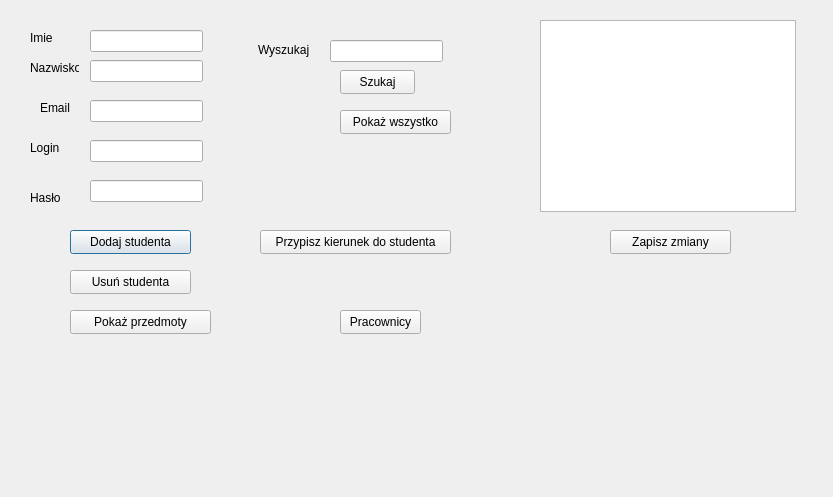
<?xml version="1.0" encoding="UTF-8"?>
<ui version="4.0">
 <class>Admin</class>
 <widget class="QDialog" name="Admin">
  <property name="geometry">
   <rect>
    <x>0</x>
    <y>0</y>
    <width>833</width>
    <height>497</height>
   </rect>
  </property>
  <property name="windowTitle">
   <string>Dialog</string>
  </property>
  <widget class="QLabel" name="label">
   <property name="geometry">
    <rect>
     <x>30</x>
     <y>30</y>
     <width>49</width>
     <height>16</height>
    </rect>
   </property>
   <property name="text">
    <string>Imie</string>
   </property>
  </widget>
  <widget class="QLabel" name="label_2">
   <property name="geometry">
    <rect>
     <x>30</x>
     <y>60</y>
     <width>49</width>
     <height>16</height>
    </rect>
   </property>
   <property name="text">
    <string>Nazwisko</string>
   </property>
  </widget>
  <widget class="QLabel" name="label_3">
   <property name="geometry">
    <rect>
     <x>40</x>
     <y>100</y>
     <width>49</width>
     <height>16</height>
    </rect>
   </property>
   <property name="text">
    <string>Email</string>
   </property>
  </widget>
  <widget class="QLabel" name="label_4">
   <property name="geometry">
    <rect>
     <x>30</x>
     <y>140</y>
     <width>49</width>
     <height>16</height>
    </rect>
   </property>
   <property name="text">
    <string>Login</string>
   </property>
  </widget>
  <widget class="QLabel" name="label_5">
   <property name="geometry">
    <rect>
     <x>30</x>
     <y>190</y>
     <width>49</width>
     <height>16</height>
    </rect>
   </property>
   <property name="text">
    <string>Hasło</string>
   </property>
  </widget>
  <widget class="QPushButton" name="addStudentButton">
   <property name="geometry">
    <rect>
     <x>70</x>
     <y>230</y>
     <width>121</width>
     <height>24</height>
    </rect>
   </property>
   <property name="text">
    <string>Dodaj studenta</string>
   </property>
  </widget>
  <widget class="QLineEdit" name="firstNameLineEdit">
   <property name="geometry">
    <rect>
     <x>90</x>
     <y>30</y>
     <width>113</width>
     <height>22</height>
    </rect>
   </property>
  </widget>
  <widget class="QLineEdit" name="lastNameLineEdit">
   <property name="geometry">
    <rect>
     <x>90</x>
     <y>60</y>
     <width>113</width>
     <height>22</height>
    </rect>
   </property>
  </widget>
  <widget class="QLineEdit" name="emailLineEdit">
   <property name="geometry">
    <rect>
     <x>90</x>
     <y>100</y>
     <width>113</width>
     <height>22</height>
    </rect>
   </property>
  </widget>
  <widget class="QLineEdit" name="usernameLineEdit">
   <property name="geometry">
    <rect>
     <x>90</x>
     <y>140</y>
     <width>113</width>
     <height>22</height>
    </rect>
   </property>
  </widget>
  <widget class="QLineEdit" name="passwordLineEdit">
   <property name="geometry">
    <rect>
     <x>90</x>
     <y>180</y>
     <width>113</width>
     <height>22</height>
    </rect>
   </property>
  </widget>
  <widget class="QTableView" name="studentsTableView">
   <property name="geometry">
    <rect>
     <x>540</x>
     <y>20</y>
     <width>256</width>
     <height>192</height>
    </rect>
   </property>
  </widget>
  <widget class="QPushButton" name="addStudentButton_2">
   <property name="geometry">
    <rect>
     <x>70</x>
     <y>270</y>
     <width>121</width>
     <height>24</height>
    </rect>
   </property>
   <property name="text">
    <string>Usuń studenta</string>
   </property>
  </widget>
  <widget class="QPushButton" name="saveChanges">
   <property name="geometry">
    <rect>
     <x>610</x>
     <y>230</y>
     <width>121</width>
     <height>24</height>
    </rect>
   </property>
   <property name="text">
    <string>Zapisz zmiany</string>
   </property>
  </widget>
  <widget class="QLineEdit" name="searchLineEdit">
   <property name="geometry">
    <rect>
     <x>330</x>
     <y>40</y>
     <width>113</width>
     <height>22</height>
    </rect>
   </property>
  </widget>
  <widget class="QLabel" name="label_6">
   <property name="geometry">
    <rect>
     <x>258</x>
     <y>40</y>
     <width>61</width>
     <height>20</height>
    </rect>
   </property>
   <property name="text">
    <string>Wyszukaj</string>
   </property>
  </widget>
  <widget class="QPushButton" name="searchButton">
   <property name="geometry">
    <rect>
     <x>340</x>
     <y>70</y>
     <width>75</width>
     <height>24</height>
    </rect>
   </property>
   <property name="text">
    <string>Szukaj</string>
   </property>
  </widget>
  <widget class="QPushButton" name="resetButton">
   <property name="geometry">
    <rect>
     <x>340</x>
     <y>110</y>
     <width>111</width>
     <height>24</height>
    </rect>
   </property>
   <property name="text">
    <string>Pokaż wszystko</string>
   </property>
  </widget>
  <widget class="QPushButton" name="manageSubjectsButton">
   <property name="geometry">
    <rect>
     <x>70</x>
     <y>310</y>
     <width>141</width>
     <height>24</height>
    </rect>
   </property>
   <property name="text">
    <string>Pokaż przedmoty</string>
   </property>
  </widget>
  <widget class="QPushButton" name="manageEmployeesButton">
   <property name="geometry">
    <rect>
     <x>340</x>
     <y>310</y>
     <width>81</width>
     <height>24</height>
    </rect>
   </property>
   <property name="text">
    <string>Pracownicy</string>
   </property>
  </widget>
  <widget class="QPushButton" name="pushButton">
   <property name="geometry">
    <rect>
     <x>260</x>
     <y>230</y>
     <width>191</width>
     <height>24</height>
    </rect>
   </property>
   <property name="text">
    <string>Przypisz kierunek do studenta</string>
   </property>
  </widget>
 </widget>
 <resources/>
 <connections/>
</ui>
